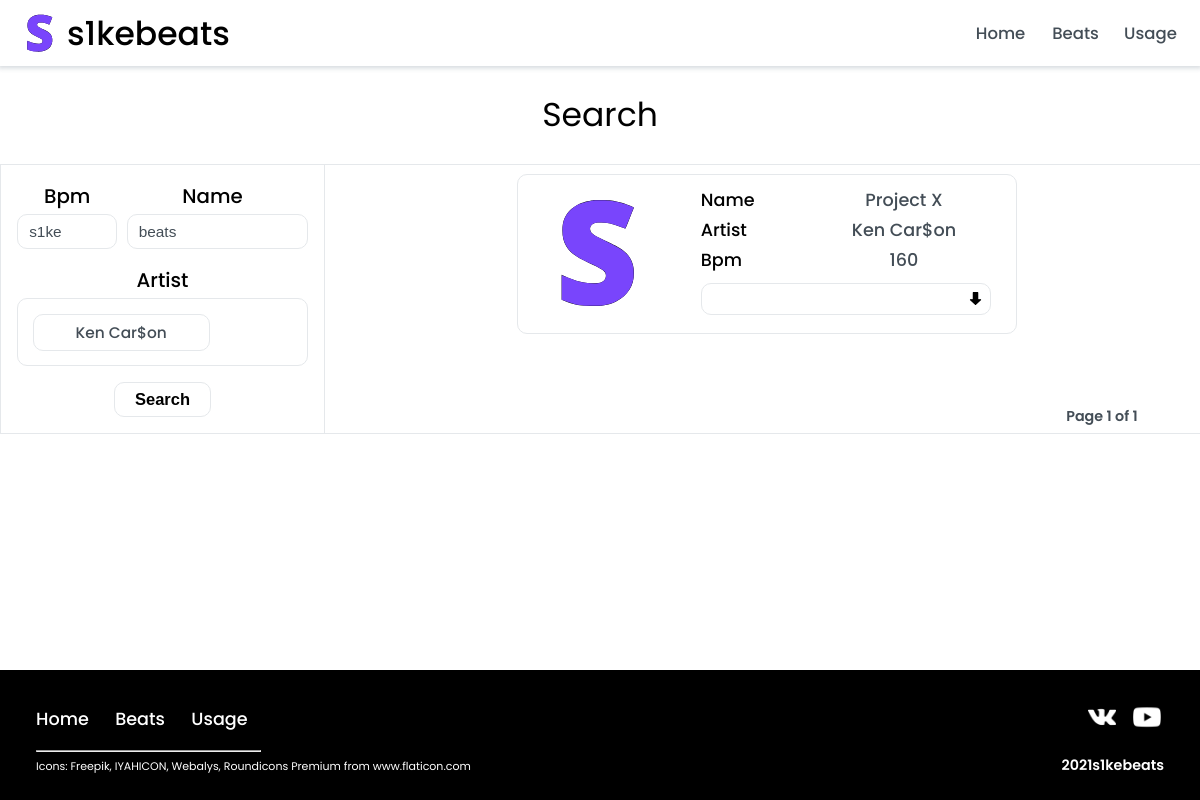
Before: /beats/ with the older database file.
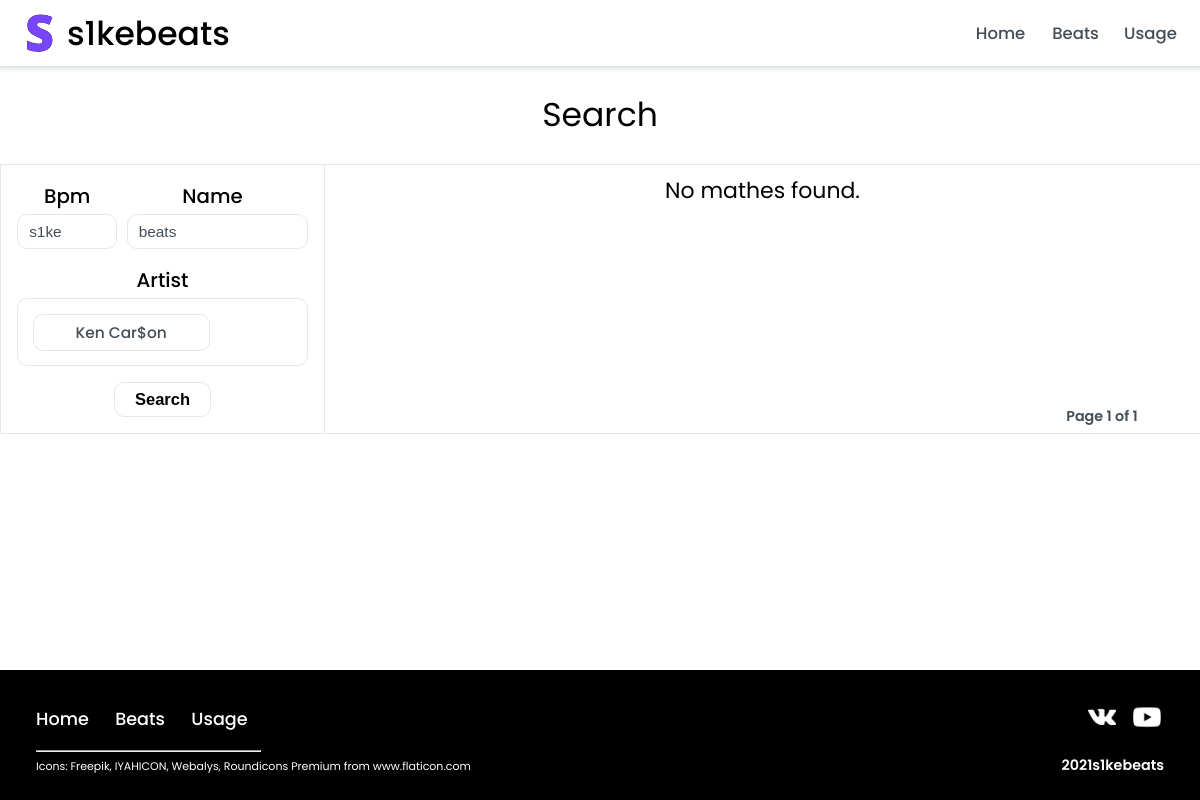
After: the same page with the newer database file.
### beats/models.py (models this page shows, shortened)
class Artist(models.Model):
    name = models.CharField(max_length=50)

class Beat(models.Model):
    name = models.CharField(max_length=50, help_text='Type beat name.')
    bpm = models.SmallIntegerField(help_text='Type BPM for the beat.')
    artist = models.ManyToManyField(Artist, help_text='Select Artists for the beat')
    wrap = models.ImageField(upload_to='media/wraps/', default='media/wraps/S.svg')
    wave = models.FileField(upload_to='media/audio/wave/', default='')
    mp3 = models.FileField(upload_to='media/audio/mp3/', default='')
    def display_artist(self):
        return ', '.join([artist.name for artist in self.artist.all()])
    display_artist.short_description = 'Artist'

### beats/views.py (the view)
# urls.py: path('beats/', views.BeatsListView.as_view(), name='beats'),
class BeatsListView(ArtistSearch, ListView):
    paginate_by = 15
    model = Beat
    def get_queryset(self):
        kwargs = {}
        if self.request.GET.get('artist'):
            kwargs["artist__in"] = self.request.GET.getlist('artist')
        if self.request.GET.get('bpm'):
            kwargs["bpm"] = self.request.GET.get('bpm')
        if self.request.GET.get('nm'):
            kwargs["name__icontains"] = self.request.GET.get('nm')
        return Beat.objects.filter(**kwargs)
    def get_context_data(self, *args, **kwargs):
        context = super().get_context_data(*args, **kwargs)
        context['artist'] = self.request.GET.get('artist')
        context['bpm'] = self.request.GET.get('bpm')
        context['nm'] = self.request.GET.get('nm')
        return context

### beats/views.py (called while the page is built)
    def get_artists(self):
        return Artist.objects.all()

### static/templates/beats/beat_list.html (shortened to what this page needs)
{% extends "base.html" %}
{% load static %}
{% block css%}
<link rel="stylesheet" href="{% static 'css/pagination.css' %}">
<link rel="stylesheet" href="{% static 'css/search.css' %}">
<link rel="stylesheet" href="{% static 'css/beats.css' %}">
{% endblock %}
{% block content %}
<p class="title">Search</p>
<section class="search-beats">
    <div class="search-wrapper">
    <div class="search">
        <form action="{% url 'beats' %}" method="get" class="search-form">
            <div class="form-top">
                <div class="form-section">
                    <p>Bpm</p>
                    <input class="form-field" type="number" size="3" name="bpm" min="87" max="160" placeholder="s1ke">
                </div>
                <div class="form-section">
                    <p>Name</p>
                    <input class="form-field field-name" type="text" placeholder="beats" name="nm">
                </div>
            </div>
            <div class="form-bottom">
                <div class="form-section">
                    <p>Artist</p>
                        <ul>
                            {% for artist in view.get_artists%}
                            <li>
                                <label for="artist">{{ artist.name }}</label>
                            </li>
                            {% endfor %}
                        </ul>
                </div>
            </div>
            <div class="search-button"><button type="submit">Search</button></div>
        </form>
    </div>
    </div>
    <div class="beats">
        <div class="pagination-downer">
        <div class="beats-wrapper">
        {% if beat_list %}
            {% for beat in beat_list %}
                <div class="beat-wrapper">
                    <div class="beat-left">
                        <img alt="wrap-image" class="wrap" src="{{ beat.wrap.url }}" width="158px" height="158px">
                    </div>
                    <div class="beat-right">
                        <div class="beat-char">
                            <div class="char-title">Name</div>
                            <div class="char-value"><div>{{beat.name}}</div></div>
                        </div>
                        <div class="beat-char">
                            <div class="char-title">Artist</div>
                            <div class="char-value"><div>{{beat.display_artist}}</div></div>
                        </div>
                        <div class="beat-char">
                            <div class="char-title">Bpm</div>
                            <div class="char-value"><div>{{beat.bpm}}</div></div>
                        </div>
                        <div class="player">
                            <div class="player-wrapper">
                                <a href="{{ beat.wave.url }}" class="download"  download="" title="download .wave">&nbsp</a>
                            </div>
                        </div>
                    </div>
                </div>
                {% endfor %}
                {% else %}
                <p style="font-size: 2rem; margin: 1%">No mathes found.</p>
                {% endif %}
            </div>
        </div>
                <section class="pagination">
                    <div class="pagination-wrapper">
                        <div class="current">
                            Page {{ page_obj.number }} of {{ page_obj.paginator.num_pages }}
                        </div>
                    </div>
                </section>
    </div>
</section>
{% endblock %}

Changed rows visible on the page:
removed Beat: wrap (picture), name "Project X", display_artist "Ken Car$on", bpm "160"
Other visible differences:
text now shown: "No mathes found."
